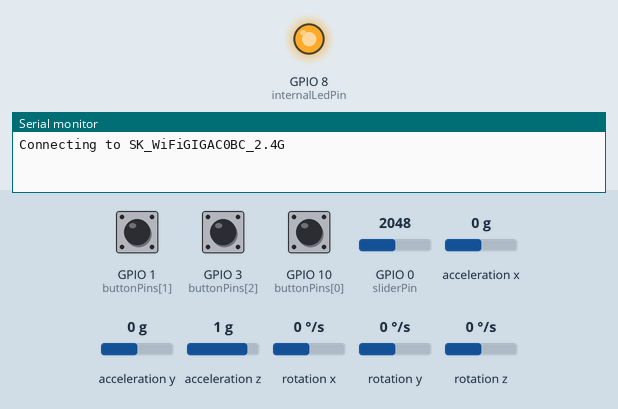
The sketch below on a simulated ESP32-C3. Shown: output pins drawn as LEDs (lit = HIGH), the last lines printed to the serial monitor. Wiring (inferred from the names in the program): MPU-6050 motion sensor at I2C address 0x68. The inputs (shaded band) are chosen by the test bench; at power-on: GPIO 1 (buttonPins[1]) HIGH, GPIO 0 (sliderPin) = 2048, GPIO 3 (buttonPins[2]) HIGH, GPIO 10 (buttonPins[0]) HIGH, acceleration x 0 g, acceleration y 0 g, acceleration z 1 g, rotation x 0 °/s, rotation y 0 °/s, rotation z 0 °/s (analog values on the 0–4095 scale). WiFi joins after 1.5 s; servers stay silent unless stated; no MQTT or app messages arrive unless stated.

Above: at 2.1 s.
At 4.7 s:
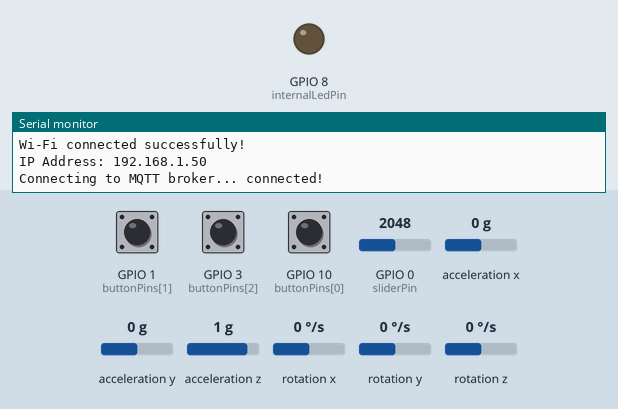
4.8 s: GPIO 1 (buttonPins[1]) pulled LOW for 0.15 s
Timing chart, 0 to 7.8 s (numbered marks = the images above; inputs shaded):
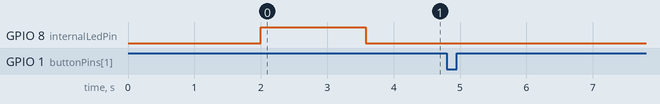

The sketch:

AeroTwinFlight_ESP32.ino
```cpp
#include <Wire.h>
#include <WiFi.h>
#include <PubSubClient.h>

//<Data Packet>

struct DataPacket {
  int16_t accelX, accelY, accelZ;

  int16_t gyroX, gyroY, gyroZ;

  uint32_t clickCounts[3];

  float sliderValue;

}__attribute__((packed));

//MPU6050
const int pinSDA = 4;
const int pinSCL = 5;
const int MPU_ADDR = 0x68; // MPU 고유 주소
int16_t accelX, accelY, accelZ;        // 가속도 Raw Data
int16_t gyroX, gyroY, gyroZ;        // 자이로 각속도 Raw Data
const float aCoeff = 16384; //Serial Monitor test
const float gCoeff = 131; //Serial Monitor test

//Button Counts
const int NUM_BUTTONS = 3;
const int buttonPins[] = {10, 1, 3}; //버튼 핀 지정
uint32_t clickCounts[NUM_BUTTONS]; //Setup
bool lastButtonStates[NUM_BUTTONS]; //Setup

//Slider
const int sliderPin = 0;
const float sliderCoefficient = 4095.f;
const float sliderMinDeadZone = 0.08;
const bool sliderValueReverse = true;

//<Connection>
const char* ssid = "SK_WiFiGIGAC0BC_2.4G";     // 사용 중인 2.4GHz WIFI|Hotspot 이름
const char* password = "EUP56@5122"; // WIFI|Hotspot 비밀번호
const char* mqtt_HostName = "192.168.45.48"; // 브로커 PC 이름

const char* dataTopic = "flight/sensor";

WiFiClient espClient;
PubSubClient mqttClient(espClient);

unsigned long lastMqttAttempt = 0; //저장 누적 시간
const unsigned long mqttRetryInterval = 3000; //재연결 간격 (ms)

unsigned long lastWiFiAttempt = 0;
const unsigned long wifiRetryInterval = 5000;

const int internalLedPin = 8; //ESP32-C3 내장 led


void setup()
{
  Serial.begin(115200);
  delay(1000);

  //<Data Packet Setup>

  Wire.begin(pinSDA, pinSCL); //C3 Super Mini의 GPIO 4(SDA), GPIO 5(SCL) 명시

  // MPU6050 신호 송신
  Wire.beginTransmission(MPU_ADDR);
  Wire.write(0x6B); // 전원 관리 레지스터 주소
  Wire.write(0);    //on
  Wire.endTransmission();

  //Button 초기화
  for (int i = 0; i< NUM_BUTTONS; i++)
  {
    pinMode(buttonPins[i], INPUT_PULLUP);
    clickCounts[i] = 0;
    lastButtonStates[i] = HIGH;
  }

  // Slider ADC 전압 측정 범위 설정
  analogReadResolution(12);
  analogSetPinAttenuation(sliderPin, ADC_11db);

  //<Connection Setup>

  delay(1000);

  pinMode(internalLedPin, OUTPUT);
  digitalWrite(internalLedPin, HIGH); //Active Low -> HIGH is led off

  Serial.println();
  Serial.print("Connecting to ");
  Serial.println(ssid);

  WiFi.setAutoReconnect(true); //WiFi 자동 재접속 활성화
  WiFi.begin(ssid, password);

  int timeout = 0;
  while (WiFi.status() != WL_CONNECTED)
  {
    delay(500);
    timeout++;

    // 10초 이상 접속 실패 시 실패 상태로 Setup 탈출
    if (timeout > 20) {
      Serial.println("\nInitial Wi-Fi connection deferred. Will retry in loop.");
      break;
    }
  }

  if (WiFi.status() == WL_CONNECTED) {
    Serial.println("\nWi-Fi connected successfully!");
    Serial.print("IP Address: ");
    Serial.println(WiFi.localIP());
  }

  mqttClient.setServer(mqtt_HostName, 1883); //브로커 IP와 포트 지정 (단순 설정, 1회 충분)

}

void loop()
{
  //<Connection Loop>
  handleConnection();

  //<Data Extraction Loop>
  if (mqttClient.connected()) {

    mqttClient.loop();

    DataPacket currentPacket;

    readSensorData(currentPacket);

    //Publish Data Packet
    //uint8_t*: 8비트씩 쪼갠 array로 취급
    mqttClient.publish(dataTopic, (uint8_t*)&currentPacket, sizeof(currentPacket));

    //SerialMonitorTest(currentPacket);
  }

  delay(20); // 0.02 seconds
}


void handleConnection()
{
  //WiFi Connection Check
  if (WiFi.status() != WL_CONNECTED) {
    digitalWrite(internalLedPin, HIGH);

    unsigned long currentMillis = millis();

    if (currentMillis - lastWiFiAttempt >= wifiRetryInterval)
    {
      lastWiFiAttempt = currentMillis;

      Serial.println("Wi-Fi disconnected! Reconnecting...");

      WiFi.begin(ssid, password);
    }

    return;
  }

  // MQTT Connection Check
  if (!mqttClient.connected()) {
    digitalWrite(internalLedPin, HIGH);

    unsigned long currentMillis = millis();

    // 클라이언트 ID("ESP32Client")를 이용해 접속 시도
    if (currentMillis - lastMqttAttempt >= mqttRetryInterval) {
      lastMqttAttempt = currentMillis;

      Serial.print("Connecting to MQTT broker...");

      if (mqttClient.connect("ESP32Client"))
      {
        Serial.println(" connected!");
        mqttClient.subscribe(dataTopic);

        mqttClient.loop();
      }

      else {
        Serial.print(" failed, Error Code=");
        Serial.print(mqttClient.state());
        Serial.println(" try again in 3 seconds");
      }
    }

    return;
  }

  digitalWrite(internalLedPin, LOW); //Connection Success: Led On
  mqttClient.loop(); //MQTT 연결 유지 메서드
}

void readSensorData(DataPacket &packet)
{
  readMPU6050(packet);

  readButtonCounts(packet);

  readSliderValue(packet);
}

void readMPU6050(DataPacket &packet)
{
  // 0x3B: 필요 데이터 시작 레지스터 주소 (가속도 x축)
  Wire.beginTransmission(MPU_ADDR);
  Wire.write(0x3B);
  Wire.endTransmission(false);

  // 연속 14바이트 (가속도 6 + 온도 2 + 자이로 6 Byte) 데이터 요구
  Wire.requestFrom(MPU_ADDR, 14, true);

  // SDA line data: 10진수 변환
  packet.accelX = Wire.read() << 8 | Wire.read();
  packet.accelY = Wire.read() << 8 | Wire.read();
  packet.accelZ = Wire.read() << 8 | Wire.read();
  int16_t temp = Wire.read() << 8 | Wire.read(); // 온도 데이터 미사용
  packet.gyroX = Wire.read() << 8 | Wire.read();
  packet.gyroY = Wire.read() << 8 | Wire.read();
  packet.gyroZ = Wire.read() << 8 | Wire.read();
}

void readButtonCounts(DataPacket &packet)
{
  //Button signal
  for (int i = 0; i < NUM_BUTTONS; i++)
  {
    bool currentState = digitalRead(buttonPins[i]);

    if (currentState == LOW && lastButtonStates[i] == HIGH)
    {
      clickCounts[i]++;
      Serial.print("Button Press Detected. Button Index: ");
      Serial.print(i);
      Serial.print(", Press Count: ");
      Serial.println(clickCounts[i]);
    }

    lastButtonStates[i] = currentState;
    packet.clickCounts[i] = clickCounts[i];
  }


  /*
  if (currentState != lastButtonState)
  {
    lastDebounceTime = millis();
  }

  if ((millis() - lastDebounceTime) > debounceDelay)
  {
    if (currentState != lastSteadyState)
    {
      lastSteadyState = currentState;

      if (lastSteadyState == LOW)
      {
        clickSignal = 1;
      }
    }
  }*/

  /*
  if (currentState == LOW && lastButtonState == HIGH)
  {
    clickSignal = 1;
    Serial.println("Button Press");
  }*/
}

void readSliderValue(DataPacket &packet)
{
  int rawSliderValue = analogRead(sliderPin);

  float normalizedSliderValue = rawSliderValue/sliderCoefficient;

  // 3. 최소로 내렸을 때 0.02 남는 현상(2번 문제) 해결용 데드존 처리
  if (normalizedSliderValue < sliderMinDeadZone) {
    normalizedSliderValue = 0.0;
  }

  if (sliderValueReverse)
  {
    normalizedSliderValue = (1.0 - normalizedSliderValue);
  }

  packet.sliderValue = normalizedSliderValue;

}

void SerialMonitorTest(DataPacket packet) {
  //Serial Monitor test
  Serial.print("가속도 X: "); Serial.print(packet.accelX/aCoeff); Serial.print(" g");
  Serial.print(" | Y: "); Serial.print(packet.accelY/aCoeff); Serial.print(" g");
  Serial.print(" | Z: "); Serial.print(packet.accelZ/aCoeff); Serial.print(" g");

  Serial.print("  ||  자이로 X: "); Serial.print(packet.gyroX/gCoeff); Serial.print(" °/s");
  Serial.print(" | Y: "); Serial.print(packet.gyroY/gCoeff); Serial.print(" °/s");
  Serial.print(" | Z: "); Serial.print(packet.gyroZ/gCoeff); Serial.println(" °/s");
}
```
